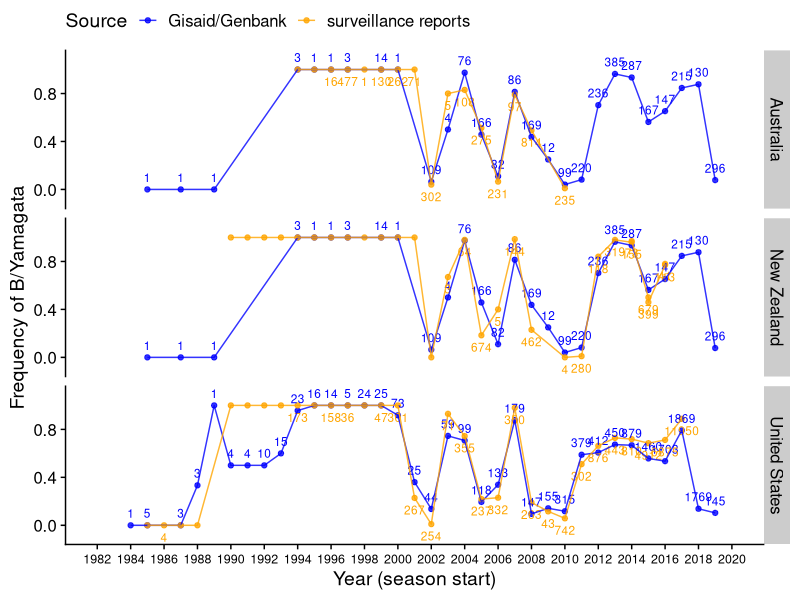

Generate this figure with R: (Note: this script raises an error after producing the figure.)
library(cowplot)
library(ggplot2)
theme_set(theme_cowplot())
library(reshape2)
library(dplyr)
library(viridis)

# Raw Gisaid / Genbank frequencies for Aus/NZ and the U.S.
gisaid_genbank_frequencies_local <- as_tibble(read.csv('../results/processed_data/lineage_frequencies_gisaid-genbank_raw.csv',
                                                 header = T)) %>%
  mutate(type = 'genetic',
         source = 'Gisaid/Genbank (local)') %>%
  select(year, year_total, country, fraction_yamagata, fraction_victoria, type, source)


# Gisaid / Genbank frequencies estimated from all countries  
gisaid_genbank_frequencies_global <- as_tibble(read.csv('../results/processed_data/lineage_frequencies_gisaid-genbank_global.csv',
                                                 header = T)) %>%
  rename(fraction_yamagata = fraction_yamagata_global,
         fraction_victoria = fraction_victoria_global,
         year_total = year_total_global) %>%
  mutate(type = 'genetic',
         country = 'All countries',
         source = 'Gisaid/Genbank (All countries)') %>%
  select(year,year_total, country, fraction_yamagata, fraction_victoria, type, source)

gisaid_genbank_frequencies <- bind_rows(gisaid_genbank_frequencies_local, gisaid_genbank_frequencies_global)

surveillance_frequencies <- bind_rows(
  as_tibble(read.csv('../data/surveillance_report_frequencies/Aus_lineage_freqs.csv')),
  as_tibble(read.csv('../data/surveillance_report_frequencies/NZ_lineage_freqs.csv')),
  as_tibble(read.csv('../data/surveillance_report_frequencies/US_lineage_freqs.csv'))
) %>% 
  rename(year_total = n_specimens_tested) %>%
  select(year, year_total, country, fraction_yamagata, fraction_victoria, method) %>%
  mutate(source = 'surveillance reports') %>%
  rename(type = method) %>%
  mutate(type = as.character(type))

lineage_frequencies <- bind_rows(gisaid_genbank_frequencies, surveillance_frequencies)

# ---------------------------------------------------- Plots ---------------------------------------------------
surveillance_vs_gisaid_genbank_freqs_pl <- ggplot(lineage_frequencies %>%
                                                    filter(is.na(fraction_yamagata) == F,
                                                           country != 'All countries',
                                                           year > 1983),
       aes(x = year, y = fraction_yamagata)) +
  geom_point(aes(color = factor(source)), alpha = 0.8) +
  geom_text(data = lineage_frequencies %>%
              filter(is.na(fraction_yamagata) == F, source == 'Gisaid/Genbank (local)', year > 1983),
                     aes(label = year_total), color = 'blue',
            position = position_nudge(x = 0, y = 0.1), size = 3) +
  geom_text(data = lineage_frequencies %>%
              filter(is.na(fraction_yamagata) == F, source == 'surveillance reports', year > 1983),
            aes(label = year_total), color = 'orange',
            position = position_nudge(x = , y = -0.1), size = 3) +
  geom_line(aes(color = factor(source)), alpha = 0.8) +
  facet_grid(country~.) +
  #ggtitle('Note: Gisaid/Genbank frequencies were estimated jointly for Australia and New Zealand') +
  xlab('Year (season start)') +
  ylab('Frequency of B/Yamagata') +
  scale_x_continuous(breaks = seq(1982,2020,2), limits = c(1982, 2020)) +
  scale_color_manual(values = c('blue','orange'), name = 'Source',
                     labels = c('Gisaid/Genbank', 'surveillance reports')) +
  theme(legend.position = 'top', axis.text.x = element_text(size = 9))

save_plot('../figures/lineage_frequencies/surveillance_vs_gisaid_genbank_freqs.pdf',
          surveillance_vs_gisaid_genbank_freqs_pl,
          base_height = 5, base_width = 10)

# Plot with antigenic frequencies overlaid across countries
# lineage_frequencies_surveillance_raw_pl <- ggplot(lineage_frequencies %>%
#                                          filter(is.na(fraction_yamagata) == F,
#                                                 source == 'surveillance reports'),
#                                        aes(x = year, y = fraction_yamagata)) +
#   geom_point(aes(color = factor(country)), alpha = 0.9) +
#   geom_line(aes(color = factor(country)), alpha = 0.9)  +
#   xlab('Year (season start)') +
#   ylab('Frequency of B/Yamagata') +
#   scale_x_continuous(breaks = seq(1980,2020,2)) +
#   scale_color_brewer(type = 'qual', palette = 2, name = 'Country')
# 
# save_plot('../figures/lineage_frequencies/lineage_frequencies_surveillance_raw.pdf',
#           lineage_frequencies_surveillance_raw_pl,
#           base_height = 4, base_width = 14)


